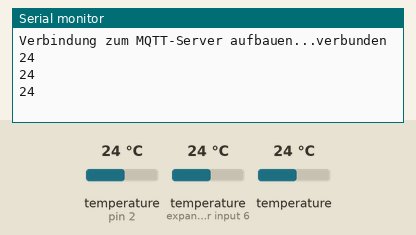
Recording of a program running on a simulated Arduino Uno, built with avr-gcc and run on an emulated ATmega328P. Parts: the last lines printed to the serial monitor. Inputs (shaded band) come from the test bench; at power-on: temperature (sensors on pin 2, expander input 6) 24 °C, temperature 24 °C. WiFi joins after 1.5 s; servers stay silent unless stated; no MQTT or app messages arrive unless stated.

Above: at 2.7 s.
2.8 s: temperature (sensor on pin 2) set to 12 °C
At 3.7 s:
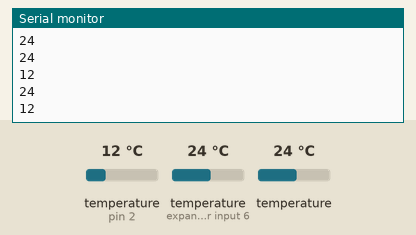
4.3 s: temperature (sensor on expander input 6) set to 19 °C
At 5.3 s:
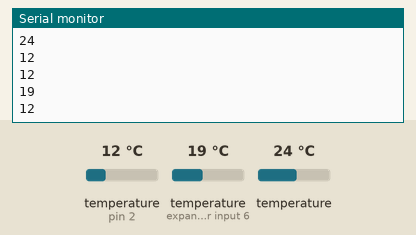
5.8 s: temperature (sensor on pin 2) set to 28 °C
At 6.9 s:
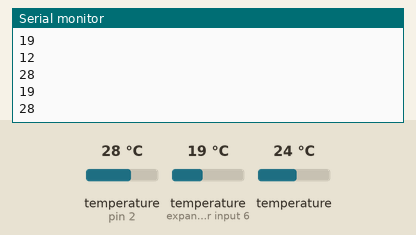
7.3 s: temperature (sensor on expander input 6) set to 33 °C
At 8.5 s:
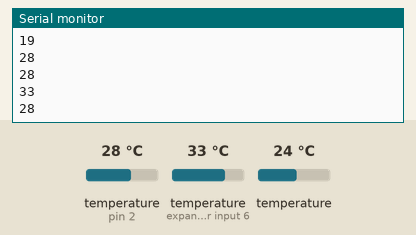
Timing chart, 0 to 9.8 s (numbered marks = the images above; inputs shaded):
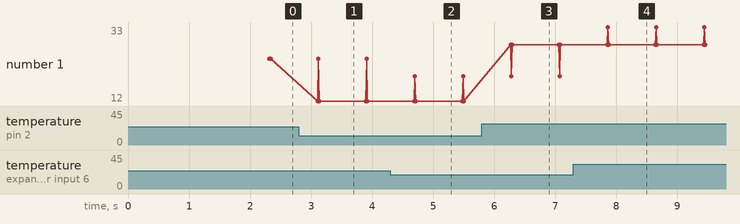

Measured:
- after the input at 2.8 s, the serial monitor: prints a new line after 0.31 s (image 1)
- after the input at 4.3 s, the serial monitor: prints a new line after 0.40 s (image 2)
- after the input at 5.8 s, the serial monitor: prints a new line after 0.47 s (image 3)
- after the input at 7.3 s, the serial monitor: prints a new line after 0.56 s (image 4)
- plotted number 1: 24 → 12 after the input at 2.8 s, 12 → 28 after the input at 5.8 s

The program:

main.cpp
```cpp
// (licence header left out)
#include <Ethernet.h>
#include <PubSubClient.h> // mqtt
#include <SPI.h> // Seriell
//#include <Wire.h>
#include <OneWire.h>
#include <DallasTemperature.h>

//************************************************************************** LAN Network definieren
byte mac[] = { 0xDE, 0xAD, 0xBE, 0xEF, 0x00, 0x05 };
IPAddress ip(10, 110, 0, 7); //comment this line if you are using DHCP

//IPAddress subnet(255, 255, 0, 0); // Subnet Mask

IPAddress mqtt_server(10, 110, 0, 3);  // IP-Adresse des MQTT Brokers im lokalen Netzwerk

EthernetClient ethClient;
PubSubClient client(ethClient);

//************************************************************************** Variablen
char stgFromFloat[10];
char msgToPublish[60];
char textTOtopic[60];

//************************************************************************** WIRE Bus
#define ONE_WIRE_BUS 2
OneWire oneWire(ONE_WIRE_BUS);
DallasTemperature sensors(&oneWire);


//************************************************************************** Temp. Sensor ds18b20 HEX zuweisen
/*
DS18B20 Anschluss
rt  + 5V
sw  GND
ge  4,7 kOhm gegen rt (Pin 2 Uno)

Steckerbelegung Sensoren
************************
L     + 5V  (braun)
N     GND   (blau)
GrGe  Datenleitung  (grge)

*/
DeviceAddress temp_sensor_1    = { 0x28, 0x61, 0x64, 0x0A, 0xFD, 0x69, 0x04, 0xEB };
const char* topic_sensor_1     = "Temperatur/Heizomat/sensor1";

DeviceAddress temp_sensor_2    = { 0x28, 0x61, 0x64, 0x0A, 0xFD, 0x7D, 0x61, 0x66 };
const char* topic_sensor_2     = "Temperatur/Heizomat/sensor2";

DeviceAddress temp_sensor_3    = { 0x28, 0xFF, 0x64, 0x1F, 0x7C, 0x7F, 0x69, 0xE7 };
const char* topic_sensor_3     = "Temperatur/Heizomat/sensor3";


//************************************************************************** Funktionsprototypen
void loop                       ();
void setup                      ();
void reconnect                  ();
void callback(char* topic, byte* payload, unsigned int length);
void mqtt_reconnect_intervall   ();
void temp_messen                ();
void(* resetFunc) (void) = 0;


//************************************************************************** Inter

unsigned long previousMillis_mqtt_reconnect = 0; //
unsigned long interval_mqtt_reconnect = 1000;


unsigned long previousMillis_temp_messen = 0; // Temperatur messen aufrufen
unsigned long interval_temp_messen = 500;

//************************************************************************** SETUP
void setup() {
  Serial.begin(115200);

// ------------------------------------------------------------------------- Ethernet starten
  Ethernet.begin(mac, ip);
  // Pause Netzwerk Antwort
  delay(1500);

///////////////////////////////////////////////////////////////////////////  MQTT Broker init
  client.setServer(mqtt_server, 1883);
  client.setCallback(callback);


}

//************************************************************************** mqtt - reconnect
void reconnect() {
  while (!client.connected()) {
    Serial.print("Verbindung zum MQTT-Server aufbauen...");
    if (client.connect("Temp_GIMA_Fachmarkt", "hitesh", "RO9UZ7wANCXzmy")) {
      Serial.println("verbunden");
      //client.subscribe("Werktor/K7");
    } else {
      Serial.print("Fehler, rc=");
      Serial.print(client.state());
      Serial.println(" erneut versuchen in 5 Sekunden");
      delay(5000);
    }
  }
}

//************************************************************************** mqtt - callback
void callback(char* topic, byte* payload, unsigned int length) {

 Serial.print("Nachricht empfangen [");
  Serial.print(topic);
  Serial.print("]: ");

  // Payload in einen String umwandeln
  String message;
  for (int i = 0; i < length; i++) {
    message += (char)payload[i];
  }

  Serial.println(message);

/*
// -------------------------------------------------------- Beispiel Topic Auswertung
// -------------------------------------------------------- Wird nur im Relaisbetrieb benötigt
  if (String(topic) == "Werktor/K3") {
    if (message == "on") {
        Serial.println("Relais K3 -> AN");
        pcf8574.digitalWrite(P3, !HIGH);
    }
    else if (message == "off") {
        Serial.println("Relais K3 -> AUS");
        pcf8574.digitalWrite(P3, !LOW);
    }
    else { }} else { }

*/

}


//************************************************************************** Temperatur auslesen
void temp_messen() {

sensors.requestTemperatures();

////////////////////////////////////////////////////////// Sensor 1
  int currentTemp1 = sensors.getTempC(temp_sensor_1);
  dtostrf(currentTemp1, 4, 2, stgFromFloat);
 Serial.println(currentTemp1);
   if ((currentTemp1 == -127)||(currentTemp1 == 85))  {
     }
    else
        {
  sprintf(msgToPublish, "%s", stgFromFloat);
  sprintf(textTOtopic, "%s", topic_sensor_1);
  client.publish(textTOtopic, msgToPublish);
 }


 ////////////////////////////////////////////////////////// Sensor 2
  int currentTemp2 = sensors.getTempC(temp_sensor_2);
  dtostrf(currentTemp2, 4, 2, stgFromFloat);
 Serial.println(currentTemp2);
   if ((currentTemp2 == -127)||(currentTemp2 == 85))  {
     }
    else
        {
  sprintf(msgToPublish, "%s", stgFromFloat);
  sprintf(textTOtopic, "%s", topic_sensor_2);
  client.publish(textTOtopic, msgToPublish);
 }


 ////////////////////////////////////////////////////////// Sensor 3
  int currentTemp3 = sensors.getTempC(temp_sensor_3);
  dtostrf(currentTemp3, 4, 2, stgFromFloat);
 Serial.println(currentTemp1);
   if ((currentTemp3 == -127)||(currentTemp3 == 85))  {
     }
    else
        {
  sprintf(msgToPublish, "%s", stgFromFloat);
  sprintf(textTOtopic, "%s", topic_sensor_3);
  client.publish(textTOtopic, msgToPublish);
 }


}


//************************************************************************** mqtt_reconnect_intervall
void mqtt_reconnect_intervall() {
    if (!client.connected()) {
      reconnect();
    }
    client.loop();
}

//************************************************************************** LOOP
void loop() {


// MQTT Abfrage
    if (millis() - previousMillis_mqtt_reconnect > interval_mqtt_reconnect) {
      previousMillis_mqtt_reconnect = millis();
      mqtt_reconnect_intervall();
    }

  //++++++++++++++++++++++++++++++++++++++++++++++++++++++++++++++++++++++++ Temperatur messen
  if (millis() - previousMillis_temp_messen > interval_temp_messen) {
      previousMillis_temp_messen= millis();
      // Prüfen der Panelenspannung
      //Serial.println("Temperatur messen");
      temp_messen();
    }


//++++++++++++++++++++++++++++++++++++++++++++++++++++++++++++++++++++++++ Arduino Reset
if ( millis()  >= 5000000) resetFunc(); // Reset alle 10 Min


}
```
